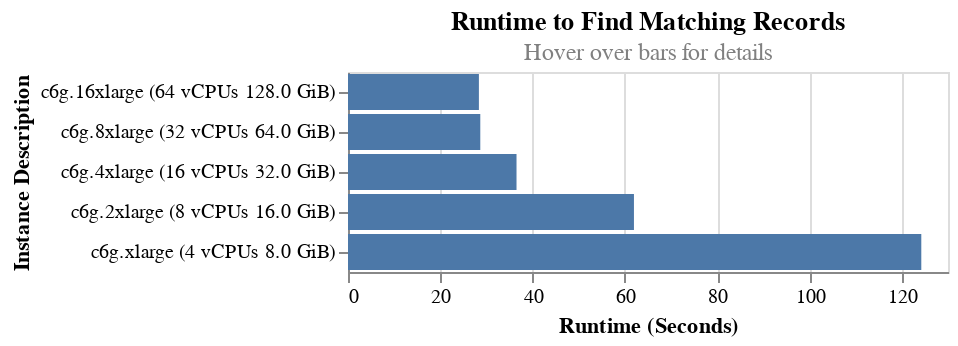

Write the Vega-Lite specification saved for this chart.
### Vega-Lite specification from a JSON file in a GitHub repository (floating-point values rounded to 4 significant figures)
{"config": {"view": {"continuousWidth": 300, "continuousHeight": 300}}, "data": {"name": "data-295e074f180a9440035c8962f609d2da"}, "mark": {"type": "bar"}, "encoding": {"tooltip": [{"field": "mean_seconds", "format": ".2f", "title": "Mean Runtime", "type": "quantitative"}, {"field": "max_pairs", "format": ",", "title": "Max Pairs for estiamte u", "type": "quantitative"}, {"field": "num_input_rows", "format": ",", "title": "Number of Input Rows", "type": "quantitative"}, {"field": "num_cpus", "format": ",", "title": "Count", "type": "quantitative"}, {"field": "instance_id", "title": "Instance ID", "type": "nominal"}, {"field": "instance_type", "title": "Instance Type", "type": "nominal"}, {"field": "vcpus", "title": "vCPUs", "type": "nominal"}, {"field": "physical_processor", "title": "Physical Processor", "type": "nominal"}, {"field": "clock_speed_ghz_", "title": "Clock Speed", "type": "nominal"}, {"field": "instance_memory", "title": "Instance Memory", "type": "nominal"}, {"field": "on_demand_price", "title": "On-Demand Price", "type": "nominal"}], "x": {"axis": {"title": "Runtime (Seconds)"}, "field": "mean_seconds", "type": "quantitative"}, "y": {"axis": {"title": "Instance Description"}, "field": "instance_desc", "sort": {"field": "num_cpus", "order": "descending"}, "type": "nominal"}}, "params": [{"name": "param_20", "select": {"type": "interval", "encodings": ["x", "y"]}, "bind": "scales"}], "title": {"text": ["Runtime to Find Matching Records"], "subtitle": ["Hover over bars for details "], "color": "black", "subtitleColor": "gray"}, "$schema": "https://vega.github.io/schema/vega-lite/v5.8.0.json", "datasets": {"data-295e074f180a9440035c8962f609d2da": [{"mean_seconds": 124.2, "benchmark_function": "predict", "salt_type": "no_salt", "run_label": "order_by_after_score", "max_pairs": 100000000, "num_input_rows": 1000000, "num_cpus": 4, "instance_id": "i-0a544c96bb373cfa0", "instance_type": "c6g.xlarge", "brand_raw": "Neoverse-N1", "vcpus": "4 vCPUs", "physical_processor": "AWS Graviton2 Processor", "clock_speed_ghz_": "2.5 GHz", "instance_memory": "8.0 GiB", "on_demand_price": "$0.1616 hourly", "instance_desc": "c6g.xlarge (4 vCPUs 8.0 GiB)"}, {"mean_seconds": 61.96, "benchmark_function": "predict", "salt_type": "no_salt", "run_label": "order_by_after_score", "max_pairs": 100000000, "num_input_rows": 1000000, "num_cpus": 8, "instance_id": "i-0ae0b81108ec3c84d", "instance_type": "c6g.2xlarge", "brand_raw": "Neoverse-N1", "vcpus": "8 vCPUs", "physical_processor": "AWS Graviton2 Processor", "clock_speed_ghz_": "2.5 GHz", "instance_memory": "16.0 GiB", "on_demand_price": "$0.3232 hourly", "instance_desc": "c6g.2xlarge (8 vCPUs 16.0 GiB)"}, {"mean_seconds": 36.51, "benchmark_function": "predict", "salt_type": "no_salt", "run_label": "order_by_after_score", "max_pairs": 100000000, "num_input_rows": 1000000, "num_cpus": 16, "instance_id": "i-03cc8a3e708bea937", "instance_type": "c6g.4xlarge", "brand_raw": "Neoverse-N1", "vcpus": "16 vCPUs", "physical_processor": "AWS Graviton2 Processor", "clock_speed_ghz_": "2.5 GHz", "instance_memory": "32.0 GiB", "on_demand_price": "$0.6464 hourly", "instance_desc": "c6g.4xlarge (16 vCPUs 32.0 GiB)"}, {"mean_seconds": 28.66, "benchmark_function": "predict", "salt_type": "no_salt", "run_label": "order_by_after_score", "max_pairs": 100000000, "num_input_rows": 1000000, "num_cpus": 32, "instance_id": "i-056ebcd9cb91bc6ce", "instance_type": "c6g.8xlarge", "brand_raw": "Neoverse-N1", "vcpus": "32 vCPUs", "physical_processor": "AWS Graviton2 Processor", "clock_speed_ghz_": "2.5 GHz", "instance_memory": "64.0 GiB", "on_demand_price": "$1.2928 hourly", "instance_desc": "c6g.8xlarge (32 vCPUs 64.0 GiB)"}, {"mean_seconds": 28.36, "benchmark_function": "predict", "salt_type": "no_salt", "run_label": "order_by_after_score", "max_pairs": 100000000, "num_input_rows": 1000000, "num_cpus": 64, "instance_id": "i-08cc3110acd7b818b", "instance_type": "c6g.16xlarge", "brand_raw": "Neoverse-N1", "vcpus": "64 vCPUs", "physical_processor": "AWS Graviton2 Processor", "clock_speed_ghz_": "2.5 GHz", "instance_memory": "128.0 GiB", "on_demand_price": "$2.5856 hourly", "instance_desc": "c6g.16xlarge (64 vCPUs 128.0 GiB)"}]}}
